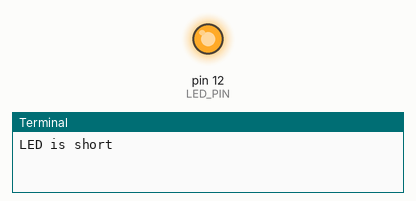
Bench run of a program on a simulated Raspberry Pi (header pin numbers). Parts: output pins drawn as LEDs (lit = HIGH), the last lines printed to the terminal.

Above: at 0.5 s.
At 29.5 s:
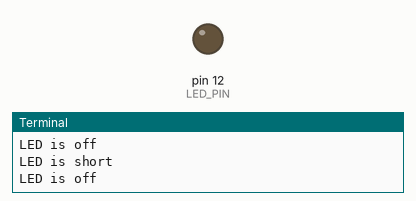
Timing chart, 0 to 31.2 s (numbered marks = the images above):
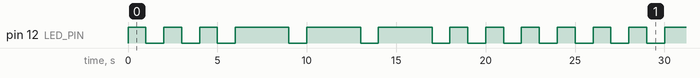

The program:

sos.py
```python
import RPi.GPIO as GPIO
import time

GPIO.setmode(GPIO.BOARD)
LED_PIN = 12
GPIO.setup(LED_PIN, GPIO.OUT)


while True:
    for i in range(0,3):
        print("LED is short")
        GPIO.output(LED_PIN, GPIO.HIGH)
        time.sleep(1)
        print("LED is off")
        GPIO.output(LED_PIN, GPIO.LOW)
        time.sleep(1)
    for i in range(0,3):
        print("LED is long")
        GPIO.output(LED_PIN, GPIO.HIGH)
        time.sleep(3)
        print("LED is off")
        GPIO.output(LED_PIN, GPIO.LOW)
        time.sleep(1)
    for i in range(0,3):
        print("LED is short2")
        GPIO.output(LED_PIN, GPIO.HIGH)
        time.sleep(1)
        print("LED is off")
        GPIO.output(LED_PIN, GPIO.LOW)
        time.sleep(1)

GPIO.cleanup()
```

Measured:
- by itself, pin 12 (LED_PIN): repeats every 24.0 s: 2 × (LOW 1.0 s, HIGH 1.0 s), 3 × (LOW 1.0 s, HIGH 3.0 s), 4 × (LOW 1.0 s, HIGH 1.0 s)
- by itself, everything shown: repeats every 24.0 s, in 18 steps
